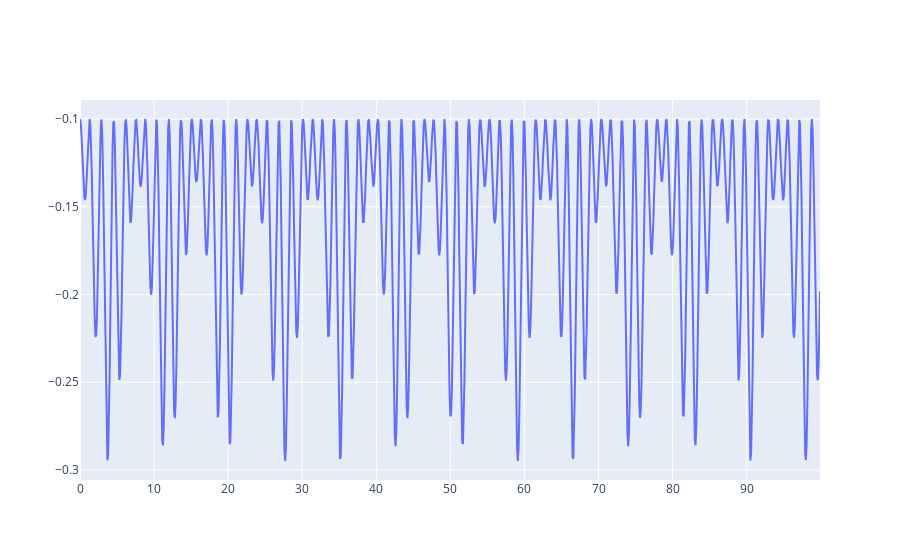

Notebook source saved alongside this figure:
### Code cell
py.iplot([go.Scatter(x=timeline,y=eigenvalue(stateA,stateB,timeline))])

### Figure 1 — Plotly figure (JSON) as saved in the notebook; plotly's stock layout.template omitted (floating-point values rounded to 4 significant figures; data arrays with more than 128 entries replaced by an {"elided": "..."} marker saying what was removed)
{"data": [{"type": "scatter", "x": {"elided": "1000 float values"}, "y": {"elided": "1000 float values"}}], "layout": {}}
